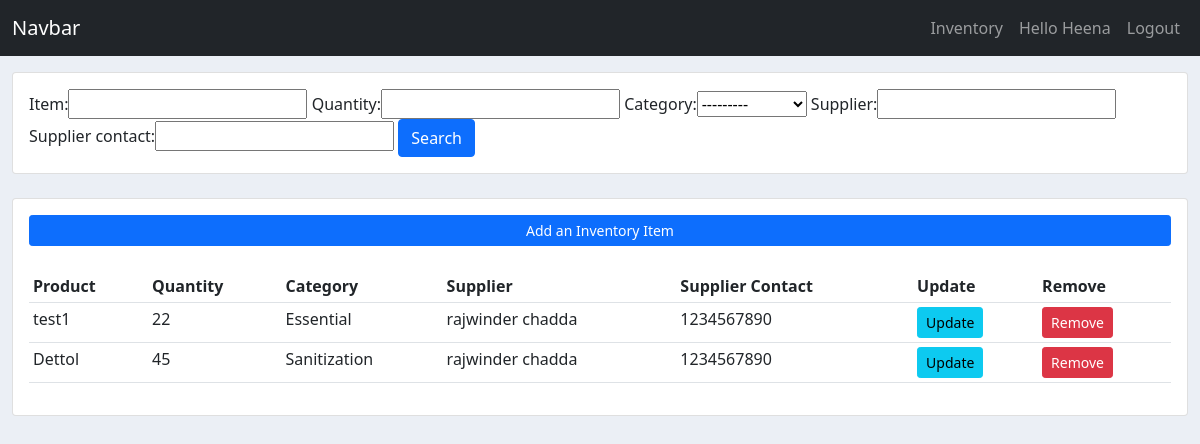
Screenshot of /inventory_view/ (signed in) with the database file from the repository.
### Hospital_crm/models.py (models this page shows, shortened)
class Inventory_item(models.Model):
    categorychoices = (
        ('Essential', 'Essential'),
        ('Sanitization', 'Sanitization')
    )
    item = models.TextField(max_length=100)
    quantity = models.IntegerField()
    category = models.CharField(max_length=50, choices=categorychoices, null=True)
    supplier = models.CharField(max_length=50, null=True)
    supplier_contact = PhoneField(null = True)

### Hospital_crm/decorators.py (the view)
        def wrapper_func(request, *args, **kwargs):
            group = None
            if request.user.groups.exists():
                group = request.user.groups.all()[0].name
            if group in allowed_roles:
                return view_func(request, *args, **kwargs)
            else:
                return HttpResponse('<h1>You Are Not Authorised to view this page</h1>')

### Hospital_crm/views.py (called while the page is built)
@login_required(login_url='LoginForm')
@allowed_users(allowed_roles = ['admin', 'reception'])
def inventory_view(request):
    inventory = Inventory_item.objects.all()
    myinventoryfilter = InventoryFilterForm(request.GET, queryset=inventory)
    inventory = myinventoryfilter.qs
    context = {'inventory': inventory, 'myinventoryfilter':myinventoryfilter}
    return render(request, 'inventory_view.html', context)

### templates/inventory_view.html
{%  extends 'main.html' %}
{% block content %}
	<br>
	<br>
<br>
<div class="row">
	<div class="col">
		<div class="card card-body">
			<form method="get">
				{{myinventoryfilter.form}}
		    <button class="btn btn-primary" type="submit">Search</button>
		  </form>
		</div>
	</div>
</div>
<br>
<div class="row">
	<div class="col-md">
		<div class="card card-body">
			<a class="btn btn-primary  btn-sm btn-block" href="{% url 'create_inventoryform' %}">Add an Inventory Item</a>
			<br>
			<table class="table table-sm">
				<tr>
					<th>Product</th>
					<th>Quantity</th>
					<th>Category</th>
					<th>Supplier</th>
					<th>Supplier Contact</th>
					<th>Update</th>
					<th>Remove</th>
				</tr>
				{% for i in inventory %}
				<tr>
					<td>{{i.item}}</td>
					<td>{{i.quantity}}</td>
					<td>{{i.category}}</td>
					<td>{{i.supplier}}</td>
					<td>{{i.supplier_contact}}</td>
					<td><a class="btn btn-sm btn-info" href="{% url 'updateinventoryitem' i.id %}">Update</a></td>
					<td><a class="btn btn-sm btn-danger" href="{% url 'deleteinventoryitem' i.id %}">Remove</a></td>
				</tr>
				{% endfor %}
			</table>
		</div>
	</div>
</div>
{% endblock %}

### templates/main.html (shortened to what this page needs)
{% load static %}
<!DOCTYPE html>
<html lang="en">
<head>
    <link rel="stylesheet" href="//use.fontawesome.com/releases/v5.0.7/css/all.css">
    <link href="https://cdn.jsdelivr.net/npm/bootstrap@5.0.0-beta3/dist/css/bootstrap.min.css" rel="stylesheet">
</head>
<body>
    <nav class="navbar fixed-top navbar-expand-lg navbar-dark bg-dark">
        <div class="container-fluid">
            <a class="navbar-brand" href={% url 'homepage' %}>Navbar</a>
            <div class="collapse navbar-collapse" id="navbarNavDropdown">
                <ul class="navbar-nav ms-auto">
                    <li class="nav-item">
                        <a class="nav-link" href={% url 'inventory_view' %}>Inventory</a></li>
                        <a class="nav-link " href="#" >
                            Hello {{request.user}}
                        </a>
                    <li class="nav-item">
                        <a class="nav-link" href={% url 'Logout' %}>Logout</a>
                    </li>
                </ul>
            </div>
        </div>
    </nav>
        <div class="container-fluid">
            {% block content %}
            {% endblock %}
        </div>
</body>
</html>

### templates/main.html (style rules this page uses)
body { background-color: #ebeff5; }

### rows the page displays
Inventory_item: item "test1", quantity "22", category "Essential", supplier "rajwinder chadda", supplier_contact "1234567890"
Inventory_item: item "Dettol", quantity "45", category "Sanitization", supplier "rajwinder chadda", supplier_contact "1234567890"

### other values shown
{{ request.user }} "Heena"
